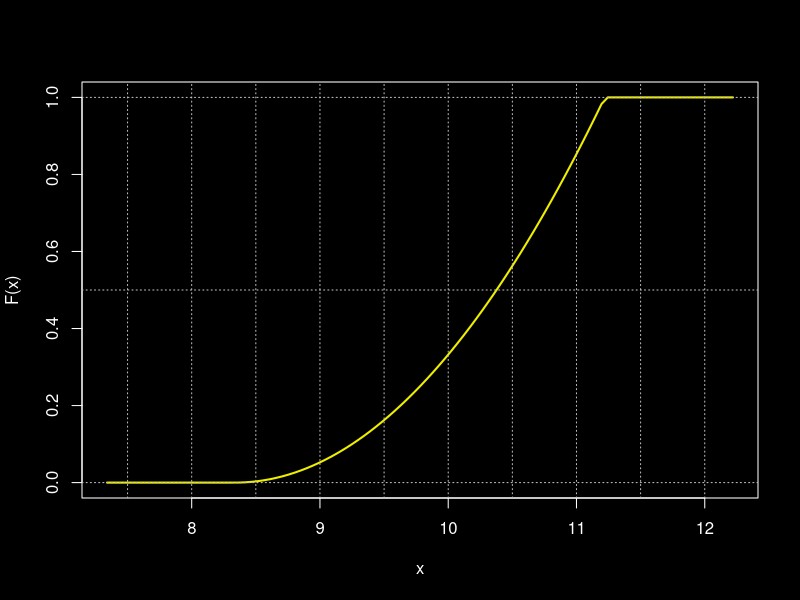

Recreate this plot in R.
#Dati

omega1 <- 8.34
omega2 <- 11.22
denominatore <- 8.2944

domanda1 <- 10.646
domanda2_a <- 9.93
domanda2_b <- 10.61
domanda3 <- 11.09

#Svolgimento

EPSILON <- 0.001

f <- function(x) {
  ifelse(x < omega1, 0,
    ifelse(x >= omega1 && x < omega2, (x - omega1)^2/denominatore,
      ifelse(x >= omega2, 1, NaN)))
}

f_calc <- function(x) {
  (x - omega1)^2/denominatore
}

par(bg = "black", fg = "White")
plot.new()
par(new = TRUE)
plot(Vectorize(f), xlab = "x", from = omega1-1, to = omega2+1,
     type = "l", ylab = "F(x)", col = "Yellow2",
     col.axis = "white", col.lab = "white", lwd = 2)

#for(i in 2:(length(regions)-1)) { # Generazione di linee e punti del grafico
  # abline(v = regions[i], lty="dotted", col = "Gray")
  # abline(h = f_values[i], lty="dashed", col = "azure2") <- se qualcuno volesse le linee verticali
  # points(regions[i], f_values[i], col = "Blue4", bg = "Blue4", pch = 21, cex = 0.8)
  # points(regions[i], f_values[i-1], col = "Blue4", pch = 21, cex = 0.8)
#}
# for(i in floor(omega1-1):floor(omega2+2)) {
#   abline(v = i, lty="dotted", col = "Gray")
# }

for(i in seq(0, 1, 0.5)) {
  abline(h = i, lty="dotted", col = "Gray")
}

for(i in seq(6, 31, 0.5)) {
  abline(v = i, lty="dotted", col = "Gray")
}

print(f(domanda1), digits=22)
print(f(domanda2_b)-f(domanda2_a), digits=22)
print(f(domanda3)-f(-domanda3), digits=22)